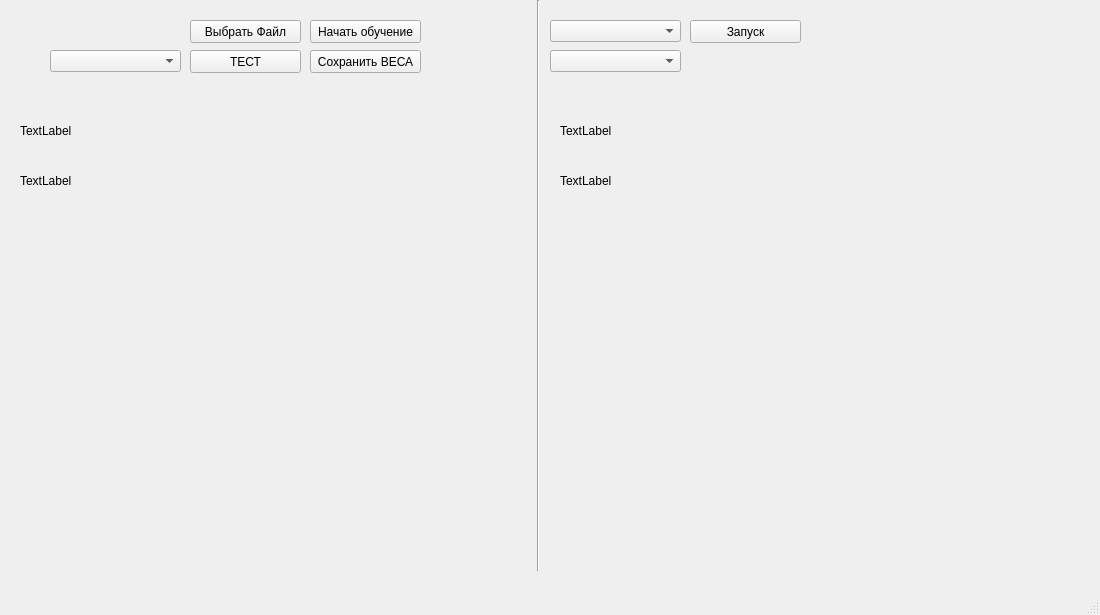
<?xml version="1.0" encoding="UTF-8"?>
<ui version="4.0">
 <class>MainWindow</class>
 <widget class="QMainWindow" name="MainWindow">
  <property name="geometry">
   <rect>
    <x>0</x>
    <y>0</y>
    <width>1100</width>
    <height>615</height>
   </rect>
  </property>
  <property name="windowTitle">
   <string>MainWindow</string>
  </property>
  <widget class="QWidget" name="centralwidget">
   <widget class="QPushButton" name="pushButton">
    <property name="geometry">
     <rect>
      <x>190</x>
      <y>20</y>
      <width>111</width>
      <height>23</height>
     </rect>
    </property>
    <property name="text">
     <string>Выбрать Файл</string>
    </property>
   </widget>
   <widget class="QLabel" name="label">
    <property name="geometry">
     <rect>
      <x>20</x>
      <y>110</y>
      <width>481</width>
      <height>41</height>
     </rect>
    </property>
    <property name="text">
     <string>TextLabel</string>
    </property>
   </widget>
   <widget class="QLabel" name="label_2">
    <property name="geometry">
     <rect>
      <x>20</x>
      <y>160</y>
      <width>481</width>
      <height>41</height>
     </rect>
    </property>
    <property name="text">
     <string>TextLabel</string>
    </property>
   </widget>
   <widget class="QLabel" name="label_3">
    <property name="geometry">
     <rect>
      <x>560</x>
      <y>160</y>
      <width>481</width>
      <height>41</height>
     </rect>
    </property>
    <property name="text">
     <string>TextLabel</string>
    </property>
   </widget>
   <widget class="QLabel" name="label_4">
    <property name="geometry">
     <rect>
      <x>560</x>
      <y>110</y>
      <width>481</width>
      <height>41</height>
     </rect>
    </property>
    <property name="text">
     <string>TextLabel</string>
    </property>
   </widget>
   <widget class="QPushButton" name="pushButton_2">
    <property name="geometry">
     <rect>
      <x>310</x>
      <y>20</y>
      <width>111</width>
      <height>23</height>
     </rect>
    </property>
    <property name="text">
     <string>Начать обучение</string>
    </property>
   </widget>
   <widget class="QPushButton" name="pushButton_3">
    <property name="geometry">
     <rect>
      <x>690</x>
      <y>20</y>
      <width>111</width>
      <height>23</height>
     </rect>
    </property>
    <property name="text">
     <string>Запуск</string>
    </property>
   </widget>
   <widget class="QPushButton" name="pushButton_4">
    <property name="geometry">
     <rect>
      <x>310</x>
      <y>50</y>
      <width>111</width>
      <height>23</height>
     </rect>
    </property>
    <property name="text">
     <string>Сохранить ВЕСА</string>
    </property>
   </widget>
   <widget class="Line" name="line">
    <property name="geometry">
     <rect>
      <x>523</x>
      <y>0</y>
      <width>31</width>
      <height>571</height>
     </rect>
    </property>
    <property name="orientation">
     <enum>Qt::Vertical</enum>
    </property>
   </widget>
   <widget class="QComboBox" name="comboBox">
    <property name="geometry">
     <rect>
      <x>550</x>
      <y>20</y>
      <width>131</width>
      <height>22</height>
     </rect>
    </property>
   </widget>
   <widget class="QComboBox" name="comboBox_2">
    <property name="geometry">
     <rect>
      <x>550</x>
      <y>50</y>
      <width>131</width>
      <height>22</height>
     </rect>
    </property>
   </widget>
   <widget class="QPushButton" name="pushButton_5">
    <property name="geometry">
     <rect>
      <x>190</x>
      <y>50</y>
      <width>111</width>
      <height>23</height>
     </rect>
    </property>
    <property name="text">
     <string>ТЕСТ</string>
    </property>
   </widget>
   <widget class="PlotWidget" name="widget_4" native="true">
    <property name="geometry">
     <rect>
      <x>80</x>
      <y>220</y>
      <width>381</width>
      <height>291</height>
     </rect>
    </property>
   </widget>
   <widget class="PlotWidget" name="widget_5" native="true">
    <property name="geometry">
     <rect>
      <x>610</x>
      <y>220</y>
      <width>381</width>
      <height>291</height>
     </rect>
    </property>
   </widget>
   <widget class="QComboBox" name="comboBox_3">
    <property name="geometry">
     <rect>
      <x>50</x>
      <y>50</y>
      <width>131</width>
      <height>22</height>
     </rect>
    </property>
   </widget>
  </widget>
  <widget class="QMenuBar" name="menubar">
   <property name="geometry">
    <rect>
     <x>0</x>
     <y>0</y>
     <width>1100</width>
     <height>21</height>
    </rect>
   </property>
  </widget>
  <widget class="QStatusBar" name="statusbar"/>
 </widget>
 <customwidgets>
  <customwidget>
   <class>PlotWidget</class>
   <extends>QWidget</extends>
   <header>pyqtgraph</header>
   <container>1</container>
  </customwidget>
 </customwidgets>
 <resources/>
 <connections/>
</ui>
